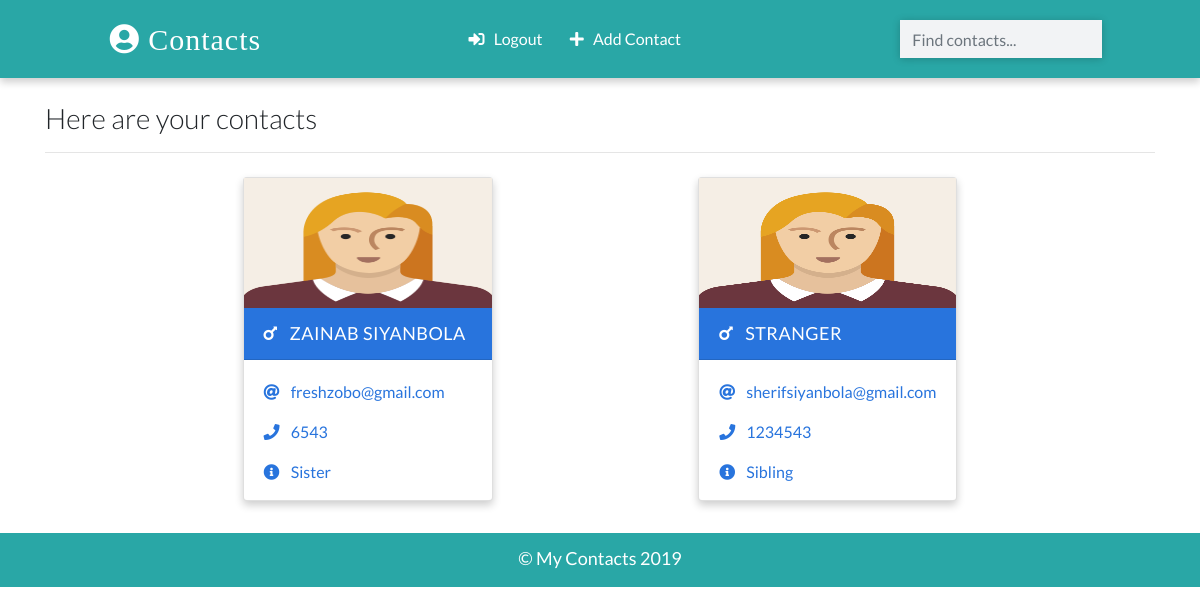
Screenshot of / (signed in) with the database file from the repository.
### app/models.py (models this page shows, shortened)
class Contact(models.Model):
    manager = models.ForeignKey(User, on_delete=models.CASCADE, default=None)
    name = models.CharField(max_length=100)
    email = models.EmailField(max_length=100)
    phone = models.IntegerField()
    info = models.CharField(max_length=100)
    gender = models.CharField(max_length=100, choices=(
        ('male', 'Male'),
        ('female', 'Female')
    ))
    image = models.ImageField(upload_to='images/', blank=True)
    date_added = models.DateTimeField(default=datetime.now)
    class Meta:
        ordering = ['-id']

### app/views.py (the view)
# urls.py: path('',views.HomePageView.as_view(), name="home"),
class HomePageView(LoginRequiredMixin, ListView):
    template_name = 'index.html'
    model = Contact
    context_object_name = 'contacts'
    def get_queryset(self):
        contacts = super().get_queryset()
        return contacts.filter(manager=self.request.user)

### templates/index.html (shortened to what this page needs)
{% extends 'base.html' %}
{% load static %}
{% block content %}
<div class="container">
    <h3 class="heading font-weight-light">Here are your contacts</h3>
    <hr />
</div>
  <div class="container main-part">
  {% if  contacts %}
  {% for contact in contacts%}
    {% include 'partials/_card.html' %}
  {% endfor %}
  {% else %}
  <p class="d-block font-weight-light my-2 heading">You have not saved any contact yet</p>
  {% endif %}
</div>
{% endblock content %}

### templates/partials/_card.html (shortened to what this page needs)
{% load static %}
 {% if  contact.gender == 'male' %}
    {% comment %} male card start {% endcomment %}
    <div class="card my-2 mx-2 boy-card {% if 'detail' in request.path %} mx-auto w-25 {% endif %}">
      <img src="{% if contact.image %}
      {{contact.image.url}}
      {% else %}
      {% static 'images/boy.png'%}
      {% endif %}" class="img-fluid" />
      <div class="card-header">
        <a href="{% url 'detail' contact.id %}" class="text-white header-link"
          ><i class="fas fa-mars mr-2"></i> {{contact.name}} </a
        >
      </div>
      <div class="card-body pb-0">
        <p>
          <i class="fas fa-at mr-2"></i>
          <a href="mailto:{{contact.email}}">{{contact.email}}</a>
        </p>
        <p>
          <i class="fas fa-phone mr-2"></i>
          <a href="tel:{{contact.number}}">{{contact.phone}}</a>
        </p>
        <p><i class="fas fa-info-circle mr-2"></i> {{contact.info}}</p>
      </div>
    </div>
    {% comment %} male card ends {% endcomment %}
  {% else %}
      <div class="card my-2 mx-2 boy-card">
      <img src= "{% if contact.image %}
      {{contact.image.url}}
      {% else %}
      {% static 'images/girl.png'%}
      {% endif %}" class="img-fluid" />
      <div class="card-header">
        <a href="{% url 'detail' contact.id %}" class="text-white header-link"
          ><i class="fas fa-mars mr-2"></i> {{contact.name}} </a>
      </div>
      <div class="card-body pb-0">
        <p>
          <i class="fas fa-at mr-2"></i>
          <a href="mailto:{{contact.email}}">{{contact.email}}</a>
        </p>
        <p>
          <i class="fas fa-phone mr-2"></i>
          <a href="tel:{{contact.number}}">{{contact.phone}}</a>
        </p>
        <p><i class="fas fa-info-circle mr-2"></i> {{contact.info}}</p>
      </div>
    </div>
  {% endif %}

### static/css/main.css (style rules this page uses)
:root { --back: #29a7a6; --girl: #e64298; --boy: #2874dd; }
body { font-family: Lato, sans-serif; }
.card { box-shadow: 0 4px 8px 0 rgba(0, 0, 0, 0.2); transition: 0.3s; min-width: 250px; box-sizing: border-box; }
img { height: 130px !important; }
.card-header { font-size: 18px; letter-spacing: 0.5px; text-transform: uppercase; }
.boy-card .card-header { background-color: var(--boy); }
.boy-card .card-body, .boy-card .card-body p a { color: var(--boy); }
.card-body p { cursor: pointer; }
.main-part { display: flex; flex-wrap: wrap; justify-content: space-evenly; }

### rows the page displays
Contact: name "ZAINAB SIYANBOLA", email "freshzobo@gmail.com", phone "6543", info "Sister"
Contact: name "STRANGER", email "sherifsiyanbola@gmail.com", phone "1234543", info "Sibling"
